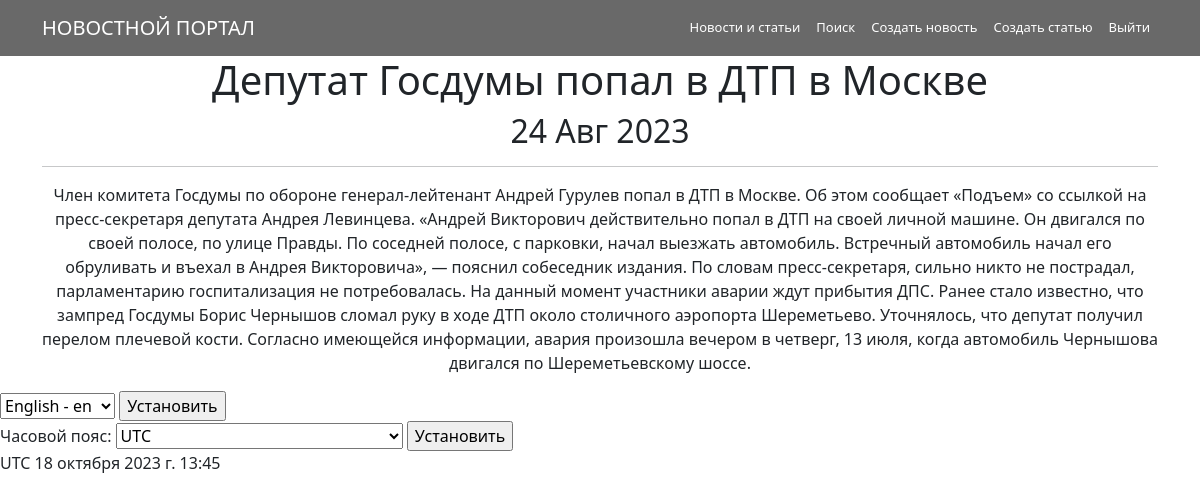
Before: /posts/34 (signed in) with the older database file.
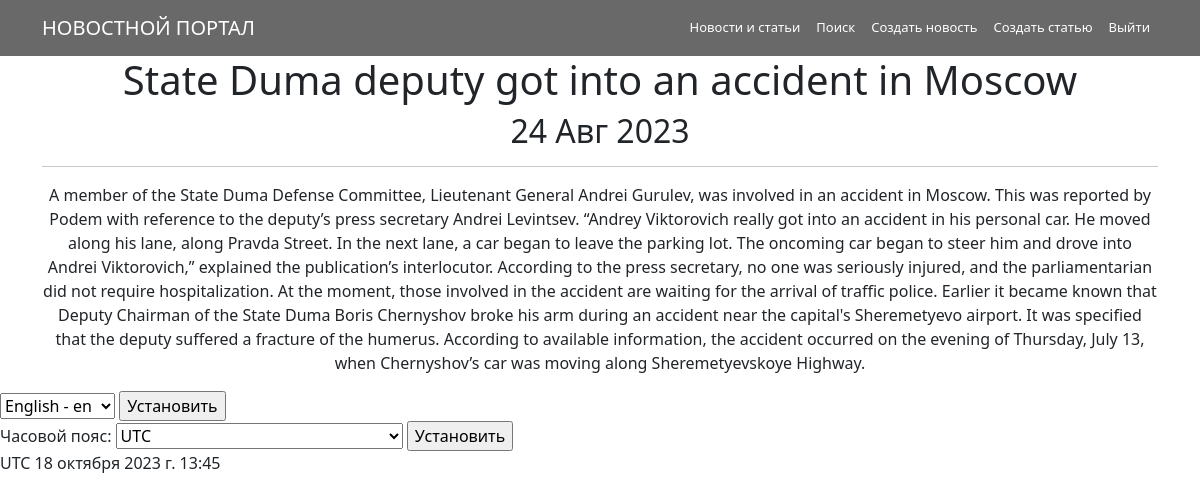
After: the same page with the newer database file.
### news/models.py (models this page shows, shortened)
class Post(models.Model):
    news = 'NW'
    article = 'AR'
    CHAPTER = [
        (news, 'Новость'),
        (article, 'Статья')
    ]
    post_type = models.CharField(max_length=2, choices=CHAPTER, default=news)
    post_time = models.DateTimeField(auto_now_add=True)
    headline = models.CharField(max_length=255)
    article_text = models.TextField()
    rating = models.IntegerField(default=0)
    post_author = models.ForeignKey(Author, on_delete=models.CASCADE)
    post_category = models.ManyToManyField(Category, through='PostCategory')

### news/views.py (the view)
# urls.py: path('<int:pk>', cache_page(300)(PostDetail.as_view()), name='post_detail'),
class PostDetail(LoginRequiredMixin, DetailView):
    template_name = 'post.html'
    queryset = Post.objects.all()
    form_class = PostForm
    def get_object(self, *args, **kwargs):
        obj = cache.get(f'post-{self.kwargs["pk"]}', None)
        if not obj:
            obj = super().get_object(queryset=self.queryset)
            cache.set(f'post-{self.kwargs["pk"]}', obj)
        return obj
    def get_context_data(self, **kwargs):
        context = super().get_context_data(**kwargs)
        context['form'] = self.form_class()
        context['current_time'] = timezone.localtime(timezone.now())
        context['timezones'] = pytz.common_timezones
        return context
    def post(self, request, *args, **kwargs):
        form = self.form_class(request.POST)
        if request.method == 'POST':
            request.session['django_timezone'] = request.POST['timezone']
            return redirect('post_list')
        if form.is_valid():
            form.save()
        return super().get(request, *args, **kwargs)

### news/forms.py
class PostForm(forms.ModelForm):
    headline = forms.CharField(label='Заголовок')
    article_text = forms.CharField(min_length=20, label='Текст новости')
    post_author = forms.ModelChoiceField(queryset=Author.objects.all(), label='Автор', empty_label='Любой')
    post_category=forms.ModelMultipleChoiceField(queryset=Category.objects.all(), label='Категория')
    class Meta:
        model = Post
        fields = [
            'headline',
            'article_text',
            'post_author',
            'post_category'
        ]

### templates/post.html (shortened to what this page needs)
{% extends 'flatpages/default.html' %}
{% load tz %}
{% block content %}
<h1>{{ post.headline }}</h1>
<h2>{{ post.post_time|date:'d M Y' }}</h2>
<hr>
<p>{{ post.article_text }}</p>
{% endblock content %}

Changed rows visible on the page:
changed Post: headline "Депутат Госдумы попал в ДТП в Москве" → "State Duma deputy got into an accident in Moscow"; article_text "Член комитета Госдумы по обороне генерал-лейтенант Андрей Гурулев попал в ДТП в Москве. Об этом сообщает «Подъем» со ссылкой на пресс-секретаря депутата Андрея Левинцева. «Андрей Викторович действительно попал в ДТП на своей личной машине. Он двигался по своей полосе, по улице Правды. По соседней полосе, с парковки, начал выезжать автомобиль. Встречный автомобиль начал его обруливать и въехал в Андрея Викторовича», — пояснил собеседник издания. По словам пресс-секретаря, сильно никто не пострадал, парламентарию госпитализация не потребовалась. На данный момент участники аварии ждут прибытия ДПС. Ранее стало известно, что зампред Госдумы Борис Чернышов сломал руку в ходе ДТП около столичного…" → "A member of the State Duma Defense Committee, Lieutenant General Andrei Gurulev, was involved in an accident in Moscow. This was reported by Podem with reference to the deputy’s press secretary Andrei Levintsev. “Andrey Viktorovich really got into an accident in his personal car. He moved along his lane, along Pravda Street. In the next lane, a car began to leave the parking lot. The oncoming car began to steer him and drove into Andrei Viktorovich,” explained the publication’s interlocutor. According to the press secretary, no one was seriously injured, and the parliamentarian did not require hospitalization. At the moment, those involved in the accident are waiting for the arrival of…"
